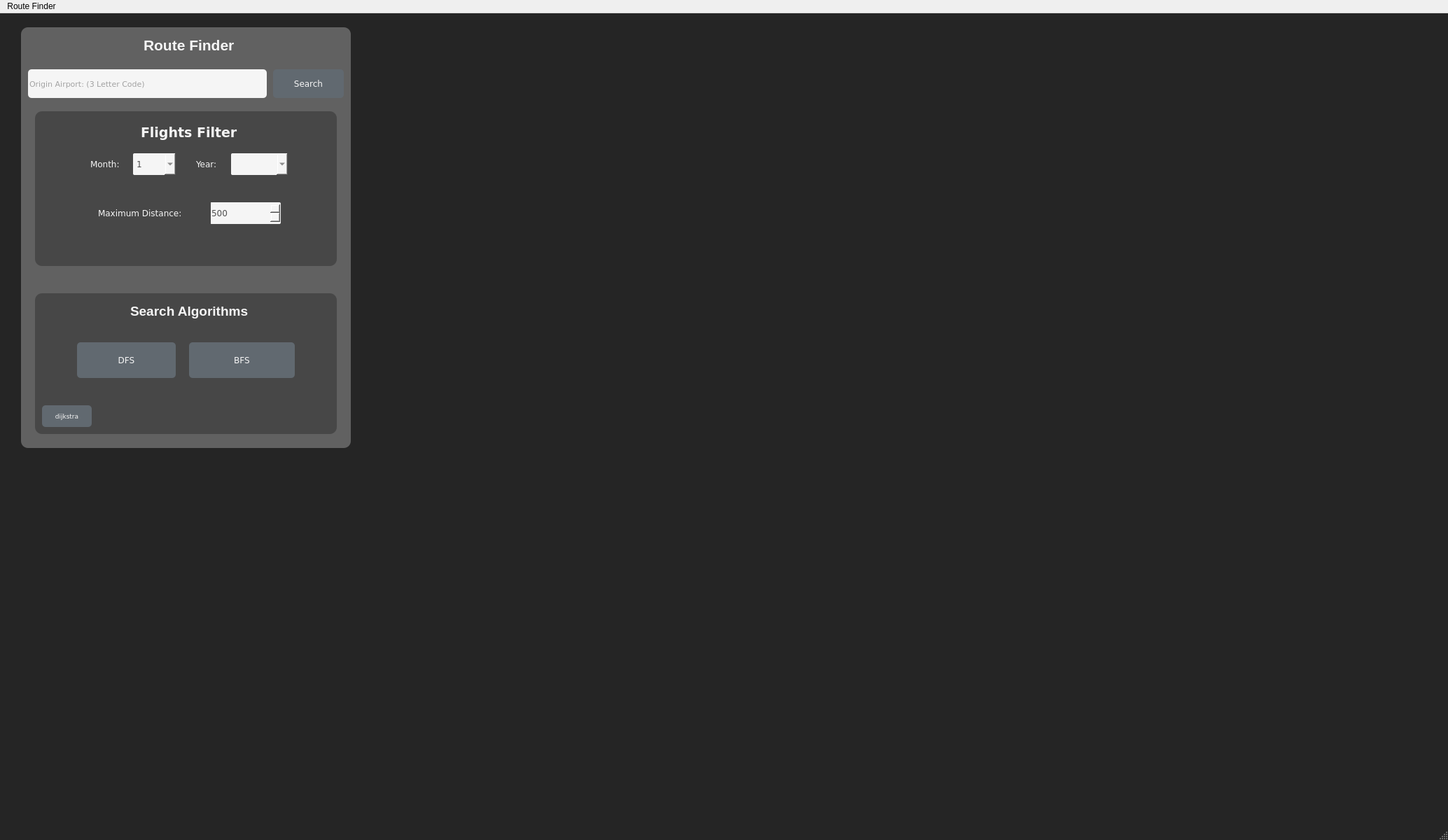
<?xml version="1.0" encoding="UTF-8"?>
<ui version="4.0">
 <class>MainWindow</class>
 <widget class="QMainWindow" name="MainWindow">
  <property name="geometry">
   <rect>
    <x>0</x>
    <y>0</y>
    <width>2068</width>
    <height>1200</height>
   </rect>
  </property>
  <property name="maximumSize">
   <size>
    <width>2068</width>
    <height>1200</height>
   </size>
  </property>
  <property name="windowTitle">
   <string>MainWindow</string>
  </property>
  <property name="autoFillBackground">
   <bool>false</bool>
  </property>
  <property name="styleSheet">
   <string notr="true">QMainWindow{
	background-color: #252525
}</string>
  </property>
  <widget class="QWidget" name="centralwidget">
   <widget class="QGroupBox" name="groupBox">
    <property name="geometry">
     <rect>
      <x>30</x>
      <y>20</y>
      <width>471</width>
      <height>601</height>
     </rect>
    </property>
    <property name="styleSheet">
     <string notr="true">QGroupBox{
	background-color: #616161;
	border-radius: 10px;
}</string>
    </property>
    <property name="title">
     <string/>
    </property>
    <property name="flat">
     <bool>false</bool>
    </property>
    <property name="checkable">
     <bool>false</bool>
    </property>
    <widget class="QLineEdit" name="airportCode">
     <property name="geometry">
      <rect>
       <x>10</x>
       <y>60</y>
       <width>341</width>
       <height>41</height>
      </rect>
     </property>
     <property name="font">
      <font>
       <family>Verdana</family>
       <pointsize>8</pointsize>
      </font>
     </property>
     <property name="cursor">
      <cursorShape>IBeamCursor</cursorShape>
     </property>
     <property name="styleSheet">
      <string notr="true">QLineEdit{
	background-color: #f5f5f5;
	border: 0px;
	border-radius: 5px;
	color: #4f4f4f;
}</string>
     </property>
     <property name="text">
      <string/>
     </property>
     <property name="maxLength">
      <number>3</number>
     </property>
     <property name="readOnly">
      <bool>false</bool>
     </property>
     <property name="placeholderText">
      <string>Origin Airport: (3 Letter Code)</string>
     </property>
     <property name="cursorMoveStyle">
      <enum>Qt::LogicalMoveStyle</enum>
     </property>
     <property name="clearButtonEnabled">
      <bool>true</bool>
     </property>
    </widget>
    <widget class="QPushButton" name="searchButton">
     <property name="geometry">
      <rect>
       <x>360</x>
       <y>60</y>
       <width>101</width>
       <height>41</height>
      </rect>
     </property>
     <property name="font">
      <font>
       <family>Verdana</family>
       <pointsize>9</pointsize>
      </font>
     </property>
     <property name="styleSheet">
      <string notr="true">QPushButton{
	background-color: #616970;
	border-radius: 5px;
	color: #f5f5f5;
}
QPushButton:pressed{
	border: 2px solid gray;
}

QPushButton:hover{
	background-color: #4b4a4a;
}</string>
     </property>
     <property name="text">
      <string>Search</string>
     </property>
    </widget>
    <widget class="QGroupBox" name="groupBox_2">
     <property name="geometry">
      <rect>
       <x>0</x>
       <y>100</y>
       <width>471</width>
       <height>261</height>
      </rect>
     </property>
     <property name="font">
      <font>
       <family>Arial</family>
       <pointsize>14</pointsize>
       <weight>75</weight>
       <bold>true</bold>
      </font>
     </property>
     <property name="styleSheet">
      <string notr="true">QGroupBox{
	background-color: #474747;
	border-radius: 10px;
	color: #f5f5f5;
	margin: 20px;

}</string>
     </property>
     <property name="title">
      <string/>
     </property>
     <property name="alignment">
      <set>Qt::AlignCenter</set>
     </property>
     <property name="flat">
      <bool>false</bool>
     </property>
     <widget class="QLineEdit" name="lineEdit_2">
      <property name="geometry">
       <rect>
        <x>90</x>
        <y>30</y>
        <width>301</width>
        <height>41</height>
       </rect>
      </property>
      <property name="font">
       <font>
        <family>Verdana</family>
        <pointsize>14</pointsize>
        <weight>75</weight>
        <bold>true</bold>
       </font>
      </property>
      <property name="styleSheet">
       <string notr="true">QLineEdit{
	background-color: #474747;
	color: #f5f5f5;
	border: 0px;
}</string>
      </property>
      <property name="text">
       <string>Flights Filter</string>
      </property>
      <property name="alignment">
       <set>Qt::AlignCenter</set>
      </property>
      <property name="readOnly">
       <bool>true</bool>
      </property>
     </widget>
     <widget class="QLineEdit" name="lineEdit_4">
      <property name="geometry">
       <rect>
        <x>80</x>
        <y>80</y>
        <width>81</width>
        <height>31</height>
       </rect>
      </property>
      <property name="font">
       <font>
        <family>Verdana</family>
        <pointsize>9</pointsize>
        <weight>50</weight>
        <bold>false</bold>
       </font>
      </property>
      <property name="styleSheet">
       <string notr="true">QLineEdit{
	background-color: #474747;
	color: #f5f5f5;
	border: 0px;
}</string>
      </property>
      <property name="text">
       <string>Month:</string>
      </property>
      <property name="alignment">
       <set>Qt::AlignCenter</set>
      </property>
      <property name="readOnly">
       <bool>true</bool>
      </property>
     </widget>
     <widget class="QSpinBox" name="maxDist">
      <property name="geometry">
       <rect>
        <x>270</x>
        <y>150</y>
        <width>101</width>
        <height>31</height>
       </rect>
      </property>
      <property name="font">
       <font>
        <family>Verdana</family>
        <pointsize>9</pointsize>
       </font>
      </property>
      <property name="styleSheet">
       <string notr="true">QSpinBox{
	background-color: #f5f5f5;
	border-radius: 2px;
	color: #4f4f4f;
}</string>
      </property>
      <property name="minimum">
       <number>100</number>
      </property>
      <property name="maximum">
       <number>2000</number>
      </property>
      <property name="singleStep">
       <number>100</number>
      </property>
      <property name="value">
       <number>500</number>
      </property>
     </widget>
     <widget class="QLineEdit" name="lineEdit_8">
      <property name="geometry">
       <rect>
        <x>70</x>
        <y>150</y>
        <width>201</width>
        <height>31</height>
       </rect>
      </property>
      <property name="font">
       <font>
        <family>Verdana</family>
        <pointsize>9</pointsize>
        <weight>50</weight>
        <bold>false</bold>
       </font>
      </property>
      <property name="styleSheet">
       <string notr="true">QLineEdit{
	background-color: #474747;
	color: #f5f5f5;
	border: 0px;
}</string>
      </property>
      <property name="text">
       <string>Maximum Distance:</string>
      </property>
      <property name="alignment">
       <set>Qt::AlignCenter</set>
      </property>
      <property name="readOnly">
       <bool>true</bool>
      </property>
     </widget>
     <widget class="QLineEdit" name="lineEdit_6">
      <property name="geometry">
       <rect>
        <x>230</x>
        <y>80</y>
        <width>71</width>
        <height>31</height>
       </rect>
      </property>
      <property name="font">
       <font>
        <family>Verdana</family>
        <pointsize>9</pointsize>
        <weight>50</weight>
        <bold>false</bold>
       </font>
      </property>
      <property name="styleSheet">
       <string notr="true">QLineEdit{
	background-color: #474747;
	color: #f5f5f5;
	border: 0px;
}</string>
      </property>
      <property name="text">
       <string>Year:</string>
      </property>
      <property name="alignment">
       <set>Qt::AlignCenter</set>
      </property>
      <property name="readOnly">
       <bool>true</bool>
      </property>
     </widget>
     <widget class="QComboBox" name="monthSelect">
      <property name="geometry">
       <rect>
        <x>160</x>
        <y>80</y>
        <width>61</width>
        <height>31</height>
       </rect>
      </property>
      <property name="font">
       <font>
        <family>Verdana</family>
        <pointsize>9</pointsize>
       </font>
      </property>
      <property name="styleSheet">
       <string notr="true">QComboBox{
	background-color: #f5f5f5;
	border: 2px;
	border-radius: 2px;
	color: #4f4f4f;
}</string>
      </property>
      <item>
       <property name="text">
        <string>1</string>
       </property>
      </item>
      <item>
       <property name="text">
        <string>2</string>
       </property>
      </item>
      <item>
       <property name="text">
        <string>3</string>
       </property>
      </item>
      <item>
       <property name="text">
        <string>4</string>
       </property>
      </item>
      <item>
       <property name="text">
        <string>5</string>
       </property>
      </item>
      <item>
       <property name="text">
        <string>6</string>
       </property>
      </item>
      <item>
       <property name="text">
        <string>7</string>
       </property>
      </item>
      <item>
       <property name="text">
        <string>8</string>
       </property>
      </item>
      <item>
       <property name="text">
        <string>9</string>
       </property>
      </item>
      <item>
       <property name="text">
        <string>10</string>
       </property>
      </item>
      <item>
       <property name="text">
        <string>11</string>
       </property>
      </item>
      <item>
       <property name="text">
        <string>12</string>
       </property>
      </item>
     </widget>
     <widget class="QComboBox" name="yearSelect">
      <property name="geometry">
       <rect>
        <x>300</x>
        <y>80</y>
        <width>81</width>
        <height>31</height>
       </rect>
      </property>
      <property name="font">
       <font>
        <family>Verdana</family>
        <pointsize>9</pointsize>
       </font>
      </property>
      <property name="styleSheet">
       <string notr="true">QComboBox{
	background-color: #f5f5f5;
	border: 2px;
	border-radius: 2px;
	color: #4f4f4f;
}</string>
      </property>
     </widget>
    </widget>
    <widget class="QGroupBox" name="groupBox_3">
     <property name="geometry">
      <rect>
       <x>0</x>
       <y>360</y>
       <width>471</width>
       <height>241</height>
      </rect>
     </property>
     <property name="font">
      <font>
       <family>Arial</family>
       <pointsize>14</pointsize>
       <weight>75</weight>
       <bold>true</bold>
      </font>
     </property>
     <property name="styleSheet">
      <string notr="true">QGroupBox{
	background-color: #474747;
	border-radius: 10px;
	color: #f5f5f5;
	margin: 20px;

}</string>
     </property>
     <property name="title">
      <string/>
     </property>
     <property name="alignment">
      <set>Qt::AlignCenter</set>
     </property>
     <property name="flat">
      <bool>false</bool>
     </property>
     <widget class="QLineEdit" name="lineEdit_3">
      <property name="geometry">
       <rect>
        <x>90</x>
        <y>30</y>
        <width>301</width>
        <height>31</height>
       </rect>
      </property>
      <property name="font">
       <font>
        <family>Arial</family>
        <pointsize>14</pointsize>
        <weight>75</weight>
        <bold>true</bold>
       </font>
      </property>
      <property name="styleSheet">
       <string notr="true">QLineEdit{
	background-color: #474747;
	color: #f5f5f5;
	border: 0px;
}</string>
      </property>
      <property name="text">
       <string>Search Algorithms</string>
      </property>
      <property name="alignment">
       <set>Qt::AlignCenter</set>
      </property>
      <property name="readOnly">
       <bool>true</bool>
      </property>
     </widget>
     <widget class="QPushButton" name="dfsButton">
      <property name="geometry">
       <rect>
        <x>80</x>
        <y>90</y>
        <width>141</width>
        <height>51</height>
       </rect>
      </property>
      <property name="font">
       <font>
        <family>Verdana</family>
        <pointsize>9</pointsize>
       </font>
      </property>
      <property name="styleSheet">
       <string notr="true">QPushButton{
	background-color: #616970;
	border-radius: 5px;
	color: #f5f5f5;
}
QPushButton:pressed{
	border: 2px solid gray;
}

QPushButton:hover{
	background-color: #4b4a4a;
}</string>
      </property>
      <property name="text">
       <string>DFS</string>
      </property>
     </widget>
     <widget class="QPushButton" name="bfsButton">
      <property name="geometry">
       <rect>
        <x>240</x>
        <y>90</y>
        <width>151</width>
        <height>51</height>
       </rect>
      </property>
      <property name="font">
       <font>
        <family>Verdana</family>
        <pointsize>9</pointsize>
       </font>
      </property>
      <property name="styleSheet">
       <string notr="true">QPushButton{
	background-color: #616970;
	border-radius: 5px;
	color: #f5f5f5;
}
QPushButton:pressed{
	border: 2px solid gray;
}

QPushButton:hover{
	background-color: #4b4a4a;
}</string>
      </property>
      <property name="text">
       <string>BFS</string>
      </property>
     </widget>
     <widget class="QPushButton" name="dijkstraButton">
      <property name="geometry">
       <rect>
        <x>30</x>
        <y>180</y>
        <width>71</width>
        <height>31</height>
       </rect>
      </property>
      <property name="font">
       <font>
        <family>Verdana</family>
        <pointsize>7</pointsize>
       </font>
      </property>
      <property name="styleSheet">
       <string notr="true">QPushButton{
	background-color: #616970;
	border-radius: 5px;
	color: #f5f5f5;
}
QPushButton:pressed{
	border: 2px solid gray;
}

QPushButton:hover{
	background-color: #4b4a4a;
}</string>
      </property>
      <property name="text">
       <string>dijkstra</string>
      </property>
     </widget>
    </widget>
    <widget class="QLineEdit" name="lineEdit_5">
     <property name="geometry">
      <rect>
       <x>90</x>
       <y>10</y>
       <width>301</width>
       <height>31</height>
      </rect>
     </property>
     <property name="font">
      <font>
       <family>Arial</family>
       <pointsize>16</pointsize>
       <weight>75</weight>
       <bold>true</bold>
      </font>
     </property>
     <property name="styleSheet">
      <string notr="true">QLineEdit{
	background-color: #616161;
	color: #f5f5f5;
	border: 0px;
}</string>
     </property>
     <property name="text">
      <string>Route Finder</string>
     </property>
     <property name="alignment">
      <set>Qt::AlignCenter</set>
     </property>
     <property name="readOnly">
      <bool>true</bool>
     </property>
    </widget>
   </widget>
   <widget class="QLabel" name="label_2">
    <property name="geometry">
     <rect>
      <x>460</x>
      <y>110</y>
      <width>641</width>
      <height>521</height>
     </rect>
    </property>
    <property name="frameShape">
     <enum>QFrame::NoFrame</enum>
    </property>
    <property name="text">
     <string/>
    </property>
   </widget>
  </widget>
  <widget class="QMenuBar" name="menubar">
   <property name="geometry">
    <rect>
     <x>0</x>
     <y>0</y>
     <width>2068</width>
     <height>31</height>
    </rect>
   </property>
   <widget class="QMenu" name="menuRoute_Finder">
    <property name="title">
     <string>Route Finder</string>
    </property>
   </widget>
   <addaction name="menuRoute_Finder"/>
  </widget>
  <widget class="QStatusBar" name="statusbar"/>
 </widget>
 <resources/>
 <connections/>
</ui>
